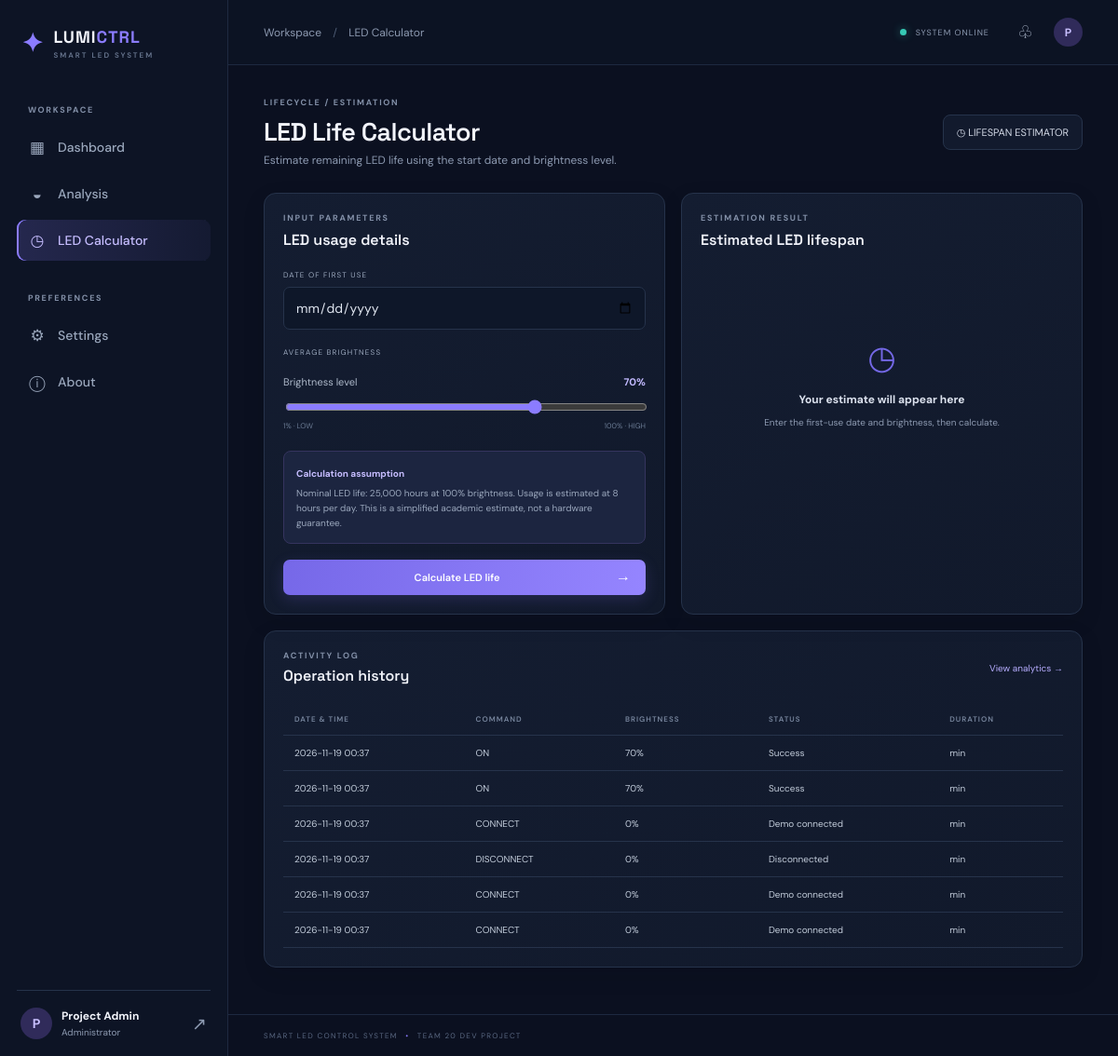
The app's page /calculator (signed in) with its own data.
### tables this page shows
CREATE TABLE events(
            id INTEGER PRIMARY KEY AUTOINCREMENT, timestamp TEXT NOT NULL,
            command TEXT NOT NULL, brightness INTEGER NOT NULL, status TEXT NOT NULL,
            mode TEXT NOT NULL);

### app.py (the view, shortened to what this page needs)
@app.route("/calculator", methods=["GET","POST"])
@login_required
def calculator():
    result=None
    with db() as con: history=con.execute("SELECT * FROM events ORDER BY id DESC LIMIT 10").fetchall()
    return render_template("calculator.html", result=result, today=datetime.now().strftime("%Y-%m-%d"), read_history=history)

### app.py (called while the page is built)
def db():
    con = sqlite3.connect(DB, timeout=10)
    con.row_factory = sqlite3.Row
    return con

def login_required(fn):
    @wraps(fn)
    def wrapper(*a, **kw):
        if "user_id" not in session: return redirect(url_for("login"))
        return fn(*a, **kw)
    return wrapper

### templates/calculator.html (shortened to what this page needs)
{% extends "base.html" %}{% block title %}LED Calculator | LumiCtrl{% endblock %}{% block crumb %}LED Calculator{% endblock %}
{% block content %}
<div class="page-heading"><div><div class="eyebrow">LIFECYCLE / ESTIMATION</div><h1>LED Life Calculator</h1><p>Estimate remaining LED life using the start date and brightness level.</p></div><span class="date-chip">◷ LIFESPAN ESTIMATOR</span></div>
<div class="calculator-grid"><div class="panel calc-form"><div class="eyebrow">INPUT PARAMETERS</div><h3>LED usage details</h3><form method="post"><label for="start_date">DATE OF FIRST USE</label><input type="date" name="start_date" id="start_date" max="{{ today }}" required><label for="calc_brightness">AVERAGE BRIGHTNESS</label><div class="slider-head"><span>Brightness level</span><b id="calcBrightnessValue">70%</b></div><input type="range" id="calc_brightness" name="brightness" min="1" max="100" value="70"><div class="range-labels"><span>1% · LOW</span><span>100% · HIGH</span></div><div class="assumption"><b>Calculation assumption</b><p>Nominal LED life: 25,000 hours at 100% brightness. Usage is estimated at 8 hours per day. This is a simplified academic estimate, not a hardware guarantee.</p></div><button class="primary-btn full" type="submit">Calculate LED life <span>→</span></button></form></div>
<div class="panel result-panel"><div class="eyebrow">ESTIMATION RESULT</div><h3>Estimated LED lifespan</h3>{% if result %}<div class="result-number">{{ "{:,}".format(result.remaining) }}<small> hours remaining</small></div><div class="life-track"><span style="width:{{ (result.remaining / result.estimated * 100) if result.estimated else 0 }}%"></span></div><div class="result-list"><div><span>Estimated total life</span><b>{{ "{:,}".format(result.estimated) }} hrs</b></div><div><span>Estimated hours used</span><b>{{ "{:,}".format(result.used) }} hrs</b></div><div><span>Remaining life</span><b>{{ result.years }} years approx.</b></div></div>{% else %}<div class="empty-result"><div>◷</div><b>Your estimate will appear here</b><p>Enter the first-use date and brightness, then calculate.</p></div>{% endif %}</div></div>
<div class="panel history-panel"><div class="panel-head"><div><div class="eyebrow">ACTIVITY LOG</div><h3>Operation history</h3></div><a class="text-link" href="{{ url_for('analysis') }}">View analytics →</a></div><div class="table-scroll"><table><thead><tr><th>DATE & TIME</th><th>COMMAND</th><th>BRIGHTNESS</th><th>STATUS</th><th>DURATION</th></tr></thead><tbody>{% for r in read_history %}<tr><td>{{ r.timestamp[:16].replace('T',' ') }}</td><td>{{ r.command }}</td><td>{{ r.brightness }}%</td><td>{{ r.status }}</td><td>{{ r.duration_minutes }} min</td></tr>{% else %}<tr><td colspan="5" class="muted">No operation history yet. Use the LED controls on the Dashboard.</td></tr>{% endfor %}</tbody></table></div></div>
{% endblock %}

### templates/base.html (shortened to what this page needs)
<!doctype html>
<html lang="en">
<head>
  <link rel="stylesheet" href="{{ url_for('static', filename='css/style.css') }}">
</head>
<body>
{% if session.get('user_id') %}
<div class="app-shell">
  <aside class="sidebar">
    <a class="brand" href="{{ url_for('dashboard') }}"><span class="brand-icon">✦</span><span> LUMI<span class="brand-light">CTRL</span><small>SMART LED SYSTEM</small></span></a>
    <div class="nav-label">WORKSPACE</div>
    <nav>
      <a class="{% if request.endpoint=='dashboard' %}active{% endif %}" href="{{ url_for('dashboard') }}"><span>▦</span> Dashboard</a>
      <a class="{% if request.endpoint=='analysis' %}active{% endif %}" href="{{ url_for('analysis') }}"><span>◒</span> Analysis</a>
      <a class="{% if request.endpoint=='calculator' %}active{% endif %}" href="{{ url_for('calculator') }}"><span>◷</span> LED Calculator</a>
    </nav>
    <div class="nav-label second">PREFERENCES</div>
    <nav>
      <a class="{% if request.endpoint=='settings' %}active{% endif %}" href="{{ url_for('settings') }}"><span>⚙</span> Settings</a>
      <a class="{% if request.endpoint=='about' %}active{% endif %}" href="{{ url_for('about') }}"><span>ⓘ</span> About</a>
    </nav>
    <div class="sidebar-bottom"><div class="avatar">{{ session.get('display_name','U')[0] }}</div><div><b>{{ session.get('display_name') }}</b><small>Administrator</small></div><a class="logout" href="{{ url_for('logout') }}" title="Log out">↗</a></div>
  </aside>
  <main class="main-area">
    <header class="topbar"><div class="mobile-brand">✦ LUMICTRL</div><div class="crumb">Workspace <span>/</span> {% block crumb %}Dashboard{% endblock %}</div><div class="top-actions"><span class="live-dot"></span><span class="top-status">SYSTEM ONLINE</span><button class="icon-btn" title="Notifications">♧</button><div class="top-avatar">{{ session.get('display_name','U')[0] }}</div></div></header>
    <section class="page-content">
      {% block content %}{% endblock %}
    </section>
    <footer>SMART LED CONTROL SYSTEM <span>•</span> TEAM 20 DEV PROJECT</footer>
  </main>
</div>
{% else %}{% block auth_content %}{% endblock %}{% endif %}
</body></html>

### records on screen
events: timestamp "2026-11-19 00:37", command "ON", brightness "70", status "Success"
events: timestamp "2026-11-19 00:37", command "ON", brightness "70", status "Success"
events: timestamp "2026-11-19 00:37", command "CONNECT", brightness "0", status "Demo connected"
events: timestamp "2026-11-19 00:37", command "DISCONNECT", brightness "0", status "Disconnected"
events: timestamp "2026-11-19 00:37", command "CONNECT", brightness "0", status "Demo connected"
events: timestamp "2026-11-19 00:37", command "CONNECT", brightness "0", status "Demo connected"

### other values on screen
{{ session.get('display_name','U')[0] }} "P"
{{ session.get('display_name') }} "Project Admin"
